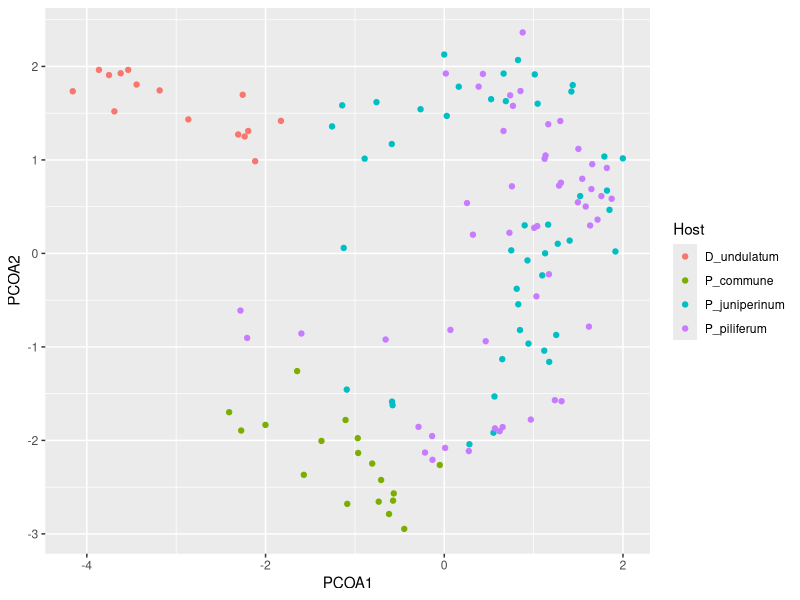
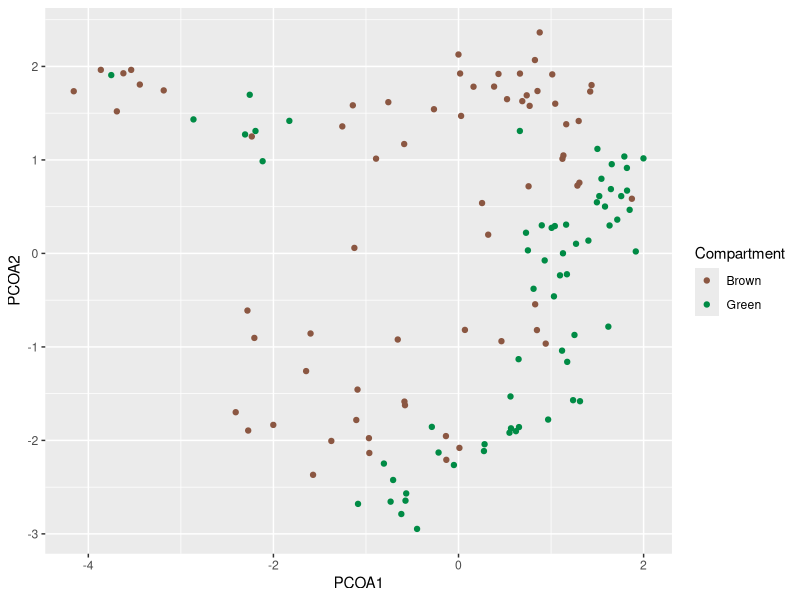
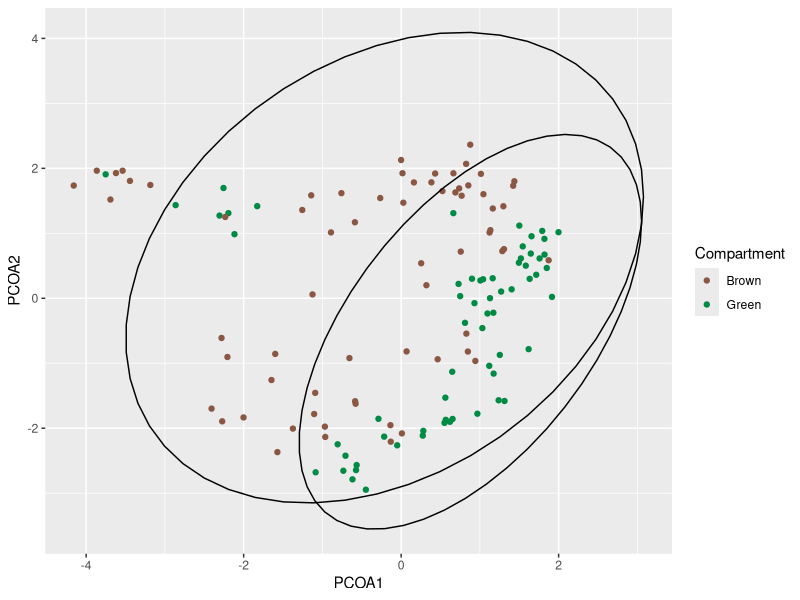
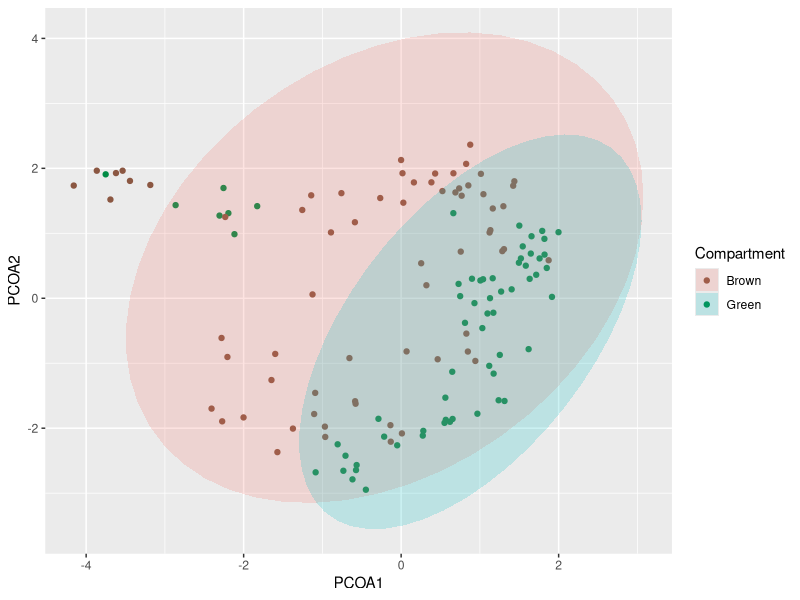
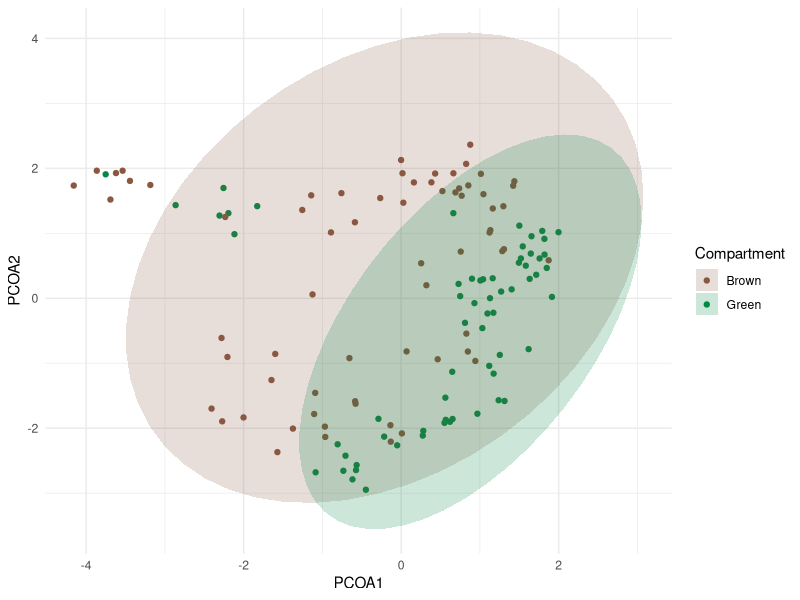
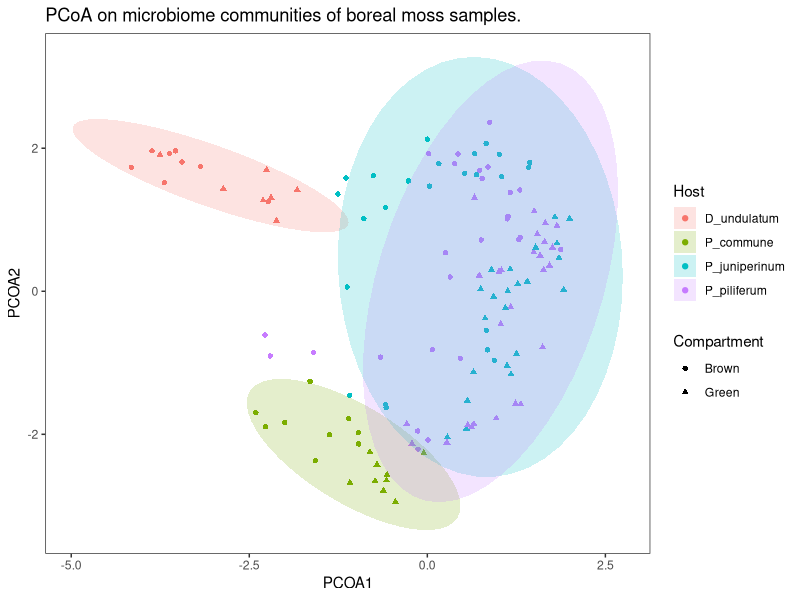
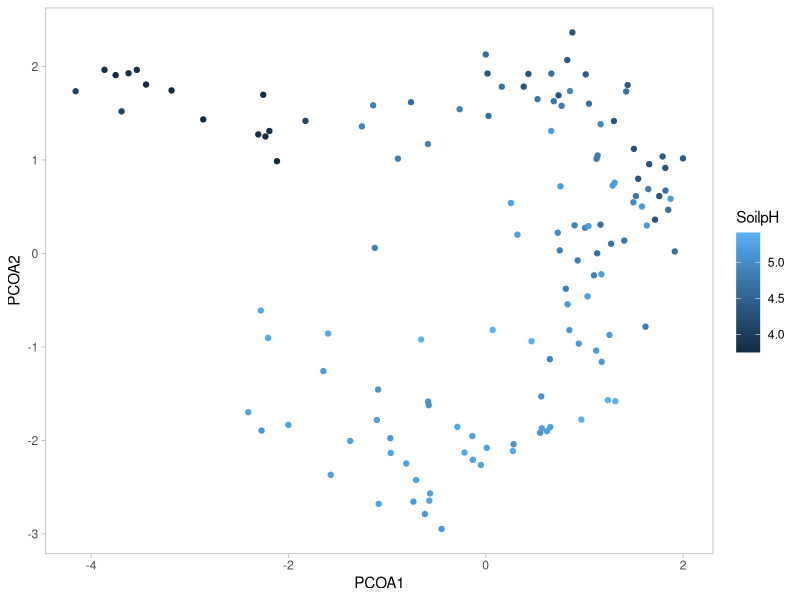
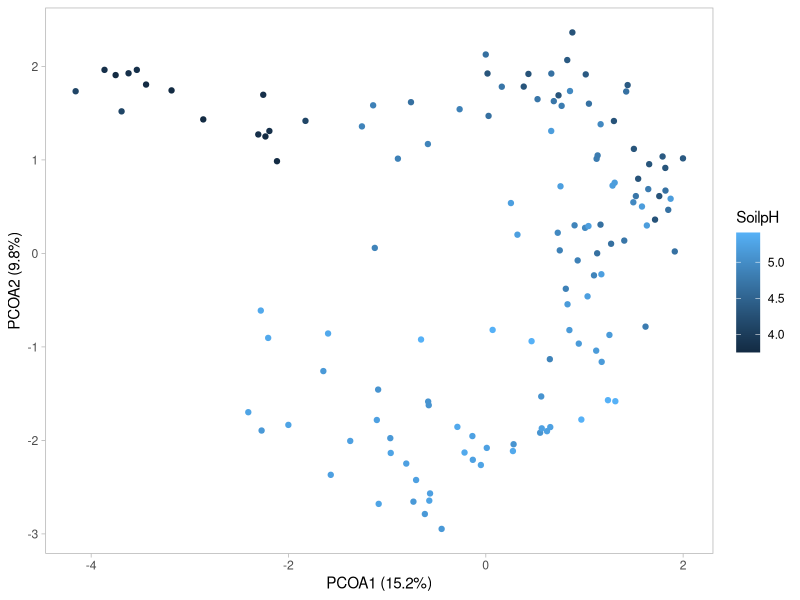

R code for these plots, in order:
## ---- chunk 1
library(tidyverse) # Load required library

pcoa <- read.delim("../Data/pcoa.tsv")

ggplot(pcoa, aes(x = PCOA1, y = PCOA2)) +
  geom_point(aes(colour = Host)) 
## ---- chunk 2
comp_colours <- c("lightsalmon4", "springgreen4")

(pcoa_comp <- ggplot(pcoa, aes(x = PCOA1, y = PCOA2)) +
  geom_point(aes(colour = Compartment)) + # ***
  scale_colour_manual(values = comp_colours) # ***
) # Notice I'm saving this plot as an object, because we will be building on it.
# Wrapping in () is equivalent to calling the pcoa_comp object afterwards.
## ---- chunk 3
(pcoa_comp +
  stat_ellipse(aes(fill = Compartment))
)
## ---- chunk 4
(pcoa_comp +
  stat_ellipse(geom = "polygon", # fill the ellipses
               alpha = 0.2, # transparency 
               aes(fill = Compartment))
)
## ---- chunk 5
(pcoa_comp +
  stat_ellipse(geom = "polygon", alpha = 0.2, aes(fill = Compartment)) +
  scale_fill_manual(values = comp_colours) + # ***
  theme_minimal()
)
## ---- chunk 6
ggplot(pcoa, aes(x = PCOA1, y = PCOA2)) +
  geom_point(aes(colour = Host, shape = Compartment)) + # ***
  stat_ellipse(geom = "polygon", alpha = 0.2, aes(fill = Host)) +
  labs(title = "PCoA on microbiome communities of boreal moss samples.") + 
  theme_bw() + theme(panel.grid = element_blank())
## ---- chunk 7
(pcoa_pH <- ggplot(pcoa, aes(x = PCOA1, y = PCOA2)) +
  geom_point(aes(colour = SoilpH)) + # continuous scale
  theme_light() +
  theme(panel.grid = element_blank()) # remove the grid
)
## ---- chunk 8
pcoa_pH + 
  labs(x = 'PCOA1 (15.2%)',
       y = 'PCOA2 (9.8%)')
## ---- chunk 9
PCOA1 <- 15.6 
PCOA2 <- 9.2
# lines and lines of code later...
pcoa_pH + 
  labs(x = paste0('PCOA1 (', PCOA1, ' %)'),
       y = paste0('PCOA2 (', PCOA2, ' %)'))
